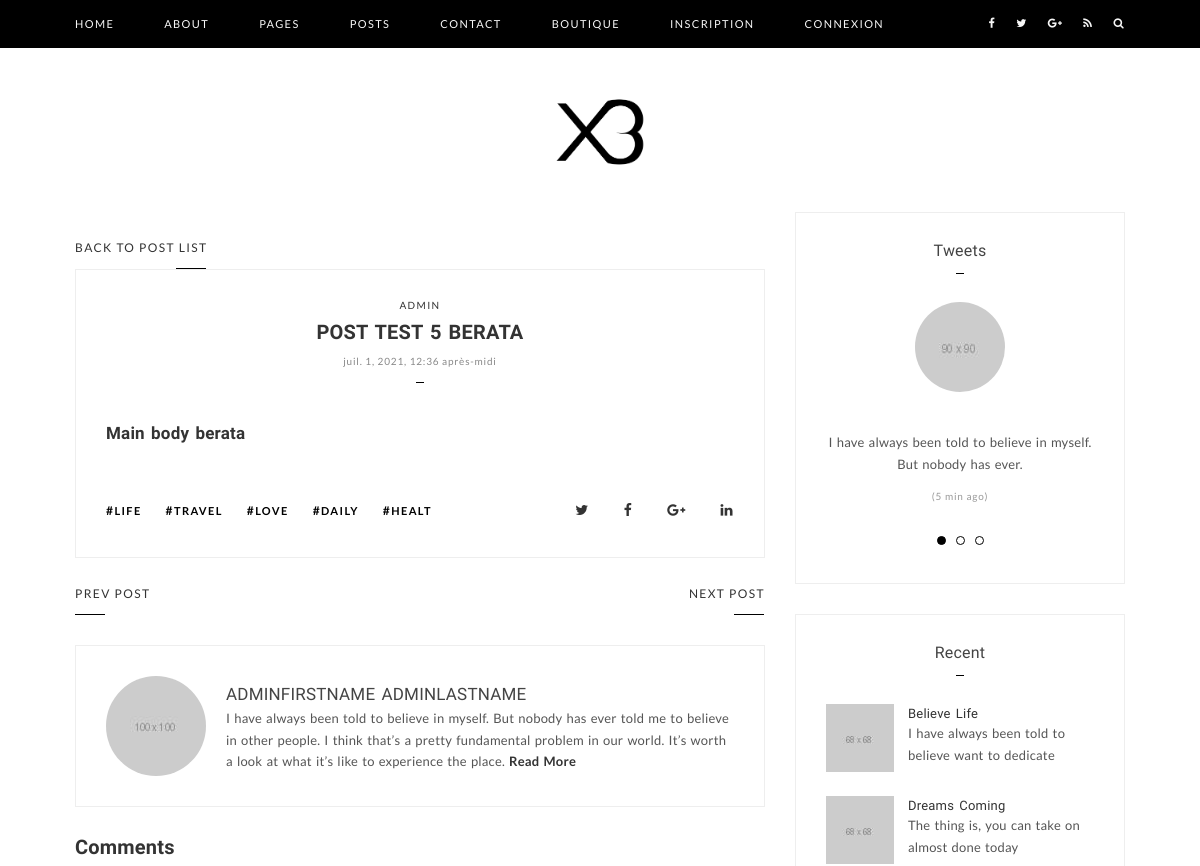
Page /post/post-test-5-berata (upper part) on the earlier database version.
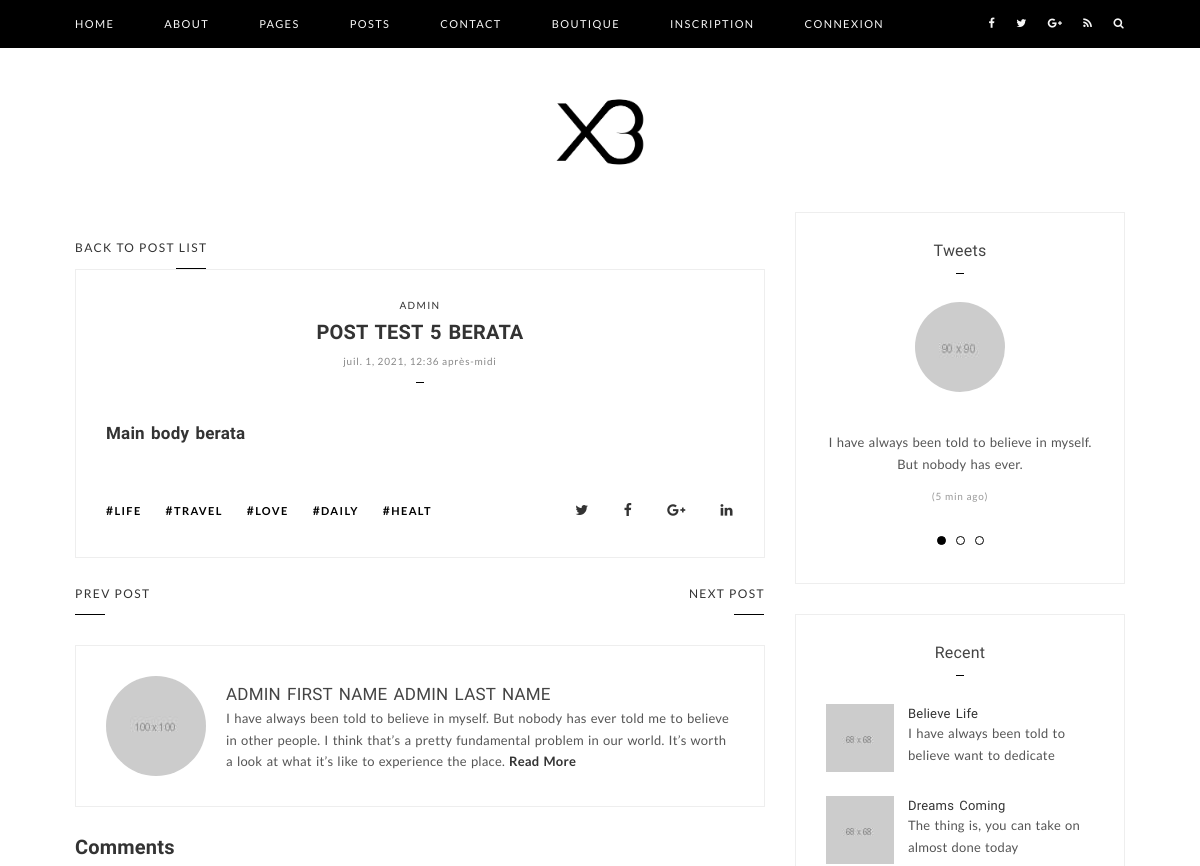
Same page on the later database version.
### blog/models.py (models this page shows, shortened)
class Post(models.Model):
    author = models.ForeignKey(Account, verbose_name='Author of the post', on_delete=models.CASCADE)
    title = models.CharField(max_length=255, null=True)
    slug_post = models.SlugField(max_length=40, null=True)
    body = RichTextField(blank=True, null=True)
    bodyPreview = models.TextField(max_length=500, null=True)
    main_img = models.ImageField(upload_to='images/', null=True, blank=True)
    date_added = models.DateTimeField(auto_now_add=True)
    class Meta:
        ordering = ['-date_added']

### account/models.py (models this page shows, shortened)
class Account(models.Model):
    user = models.ForeignKey(User, verbose_name='Associated user', on_delete=models.CASCADE)
    userId = models.IntegerField(null=True)
    def __str__(self):
        return self.user.username

### blog/views.py (the view)
# urls.py: path('post/<slug:slug>', views.postPage, name='post_detail'),
def postPage(request, slug):
    post = Post.objects.get(slug_post=slug)
    logged = request.user.is_authenticated
    if request.method == 'POST':
        if logged:
            form = CommentLoggedForm(request.POST)
            if form.is_valid():
                comment = form.save(commit=False)
                comment.post = post
                comment.name = request.user.username
                comment.email = request.user.email
                comment.save()
                return redirect('post_detail', slug=post.slug_post)
        else:
            form = CommentForm(request.POST)
            if form.is_valid():
                comment = form.save(commit=False)
                comment.post = post
                comment.save()
                return redirect('post_detail', slug=post.slug_post)
    elif logged:
        form = CommentLoggedForm()
    else:
        form = CommentForm()
    return render(request, 'blog/post.html', {'post': post, 'form': form, 'admin': isAdmin(request)})

### account/views.py (called while the page is built)
def isAdmin(request):
    admin = 0
    for group in request.user.groups.all():
        if group.name == 'admin':
            admin = 1
    return admin

### templates/blog/post.html (shortened to what the changed rows need)
{% extends 'base/main.html' %}
{% block contenu %}
{% load static %}
<section class="main-content">
    <div class="container">
        <div class="row">
            <div class="col-md-8">
                <div class="page">
                    <div class="post-page-container">
                        <div class="page-title">
                            <span class="category"><a href="#">{{ post.author }}</a></span>
                            <h1>{{ post.title }}</h1>
                            <time class="post-date">{{ post.date_added }}</time>
                        </div>
                        <div class="page-content">
                            <p>
                                {{ post.body|safe }}
                            </p>
                        </div>
                    </div>
                    <div class="widget widget-author-box">
                        <div class="widget-content">
                            <div class="author-box-content clearfix">
                                <div class="author-name">
                                    <h3>{{ post.author.user.first_name }} {{ post.author.user.last_name }}</h3>
                                </div>
                            </div>
                        </div>
                    </div>
                    <div class="post-comments">
                        <h1>Comments</h1>
                        <br>
                        <br>
                        <br>
                        <br>
                    </div>
                </div>
            </div>
        </div>
    </div>
</section>
{% endblock %}

Differences in the rows shown:
changed through a linked row, Post "POST TEST 5 BERATA": author.user.first_name "ADMINFIRSTNAME" → "ADMIN FIRST NAME"; author.user.last_name "ADMINLASTNAME" → "ADMIN LAST NAME"
